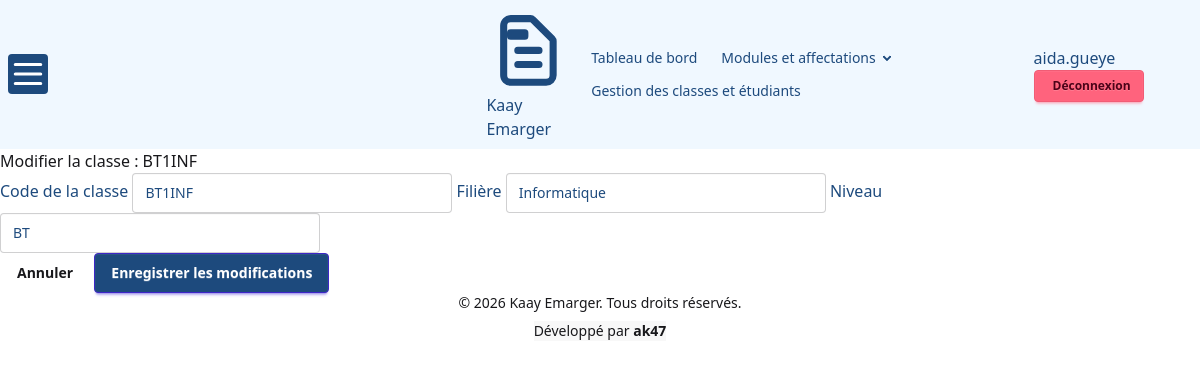
/responsables/classes/modifier/6 (signed in), run on an earlier commit of the app's database.
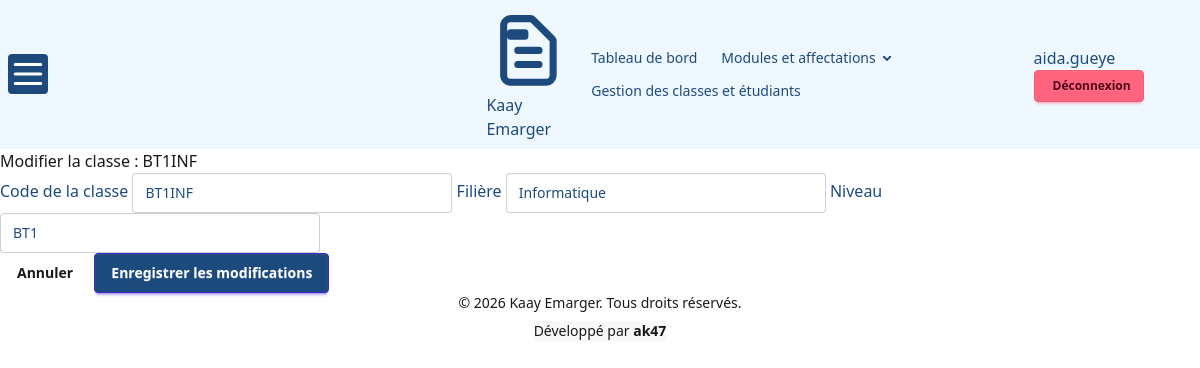
And on a later commit of the database.
### project/models.py (models this page shows, shortened)
class Classe(models.Model):
    code = models.CharField(max_length=10, blank=True)
    filiere = models.CharField(max_length=40)
    niveau = models.CharField(max_length=40)

### project/views.py (the view)
# urls.py: path('responsables/classes/modifier/<int:pk>', views.modifier_classe , name='modifier_classe'),
def modifier_classe(request,pk):
    if request.user.role != 'responsable':
        return HttpResponseForbidden("Acces refuse")
    classe = get_object_or_404(Classe,pk=pk)
    if request.method == 'POST':
        form = ClasseForm(request.POST,instance=classe)
        if form.is_valid():
            form.save()
            messages.success(request,f"La classe {classe.code} a été modifiée avec succès")
            return redirect('liste_classes')
    else:
        form = ClasseForm(instance=classe)
    return render(request,'responsables/modifier_classe.html',{'form':form,'classe':classe})

### project/models.py
class ClasseForm(forms.ModelForm):
    class Meta:
        model = Classe
        fields = ['code','niveau','filiere']
        widgets = {
            'code':forms.TextInput(attrs={'class':'input input-bordered w-full','placeholder':'L1INFO'}),
            'niveau':forms.TextInput(attrs={'class':'input input-bordered w-full','placeholder':'Licence 1'}),
            'filiere':forms.TextInput(attrs={'class':'input input-bordered w-full','placeholder':'Genie Logiciel'})
        }

### project/templates/responsables/modifier_classe.html (shortened to what this page needs)
{% extends 'base.html' %}
{% block content %}
<div class="container mx-auto p-6 max-w-md bg-base-100 shadow-xl rounded-xl">
    <div class="mb-4">
        <h1 class="text-xl font-bold text-base-content">Modifier la classe : {{ classe.code }}</h1>
    </div>
    <form method="POST" class="space-y-4">
        <label class="form-control">
            <span class="label-text mb-1">Code de la classe</span>
            {{ form.code }}
        </label>
        <label class="form-control">
            <span class="label-text mb-1">
                Filière
            </span>
            {{ form.filiere }}
        </label>
        <label class="form-control">
            <span class="label-text mb-1">Niveau</span>
            {{ form.niveau }}
        </label>
        <div class="flex justify-end gap-2 mt-6">
            <a href="{% url 'liste_classes' %}" class="btn btn-ghost">Annuler</a>
            <button type="submit" class="btn btn-primary">Enregistrer les modifications</button>
        </div>
    </form>
</div>
{% endblock %}

What changed in the data, as far as the page shows it:
changed Classe "BT1INF": niveau "BT" → "BT1"
